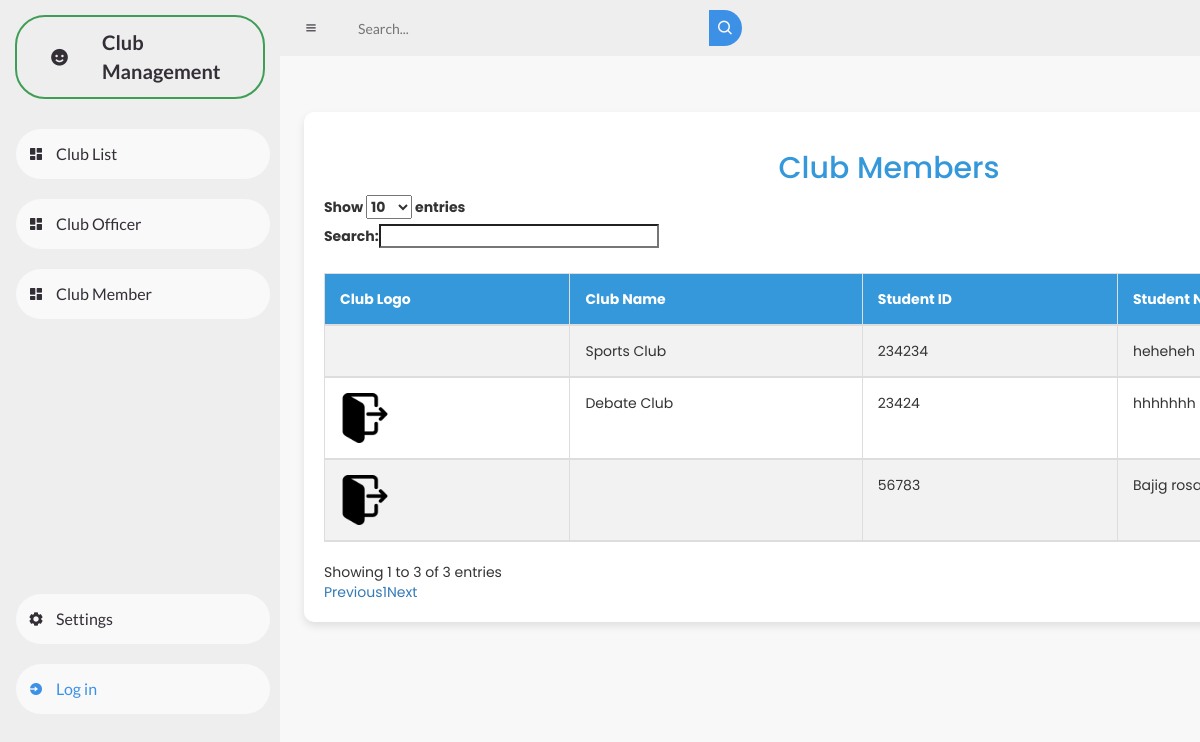
/userclubmem.php, run on the app's committed database.
### tables this page shows
CREATE TABLE `clubmembers` (
  `ClubID` int(11) NOT NULL,
  `StudentID` int(11) NOT NULL,
  `StudentName` varchar(200) NOT NULL,
  `Status` tinyint(1) NOT NULL DEFAULT 0
);

CREATE TABLE `clubs` (
  `ClubID` int(11) NOT NULL,
  `ClubLogo` varchar(255) NOT NULL,
  `ClubName` varchar(255) NOT NULL,
  `Status` enum('Accredited','Not Accredited') NOT NULL DEFAULT 'Not Accredited'
);

### userclubmem.php (the view, shortened to what this page needs)
<?php
include("db.php");
?>
<!DOCTYPE html>
<html lang="en">
<head>
    <link href='https://unpkg.com/boxicons@2.0.9/css/boxicons.min.css' rel='stylesheet'>
    <link rel="stylesheet" href="userdash.css">
    <link rel="stylesheet" href="https://maxcdn.bootstrapcdn.com/bootstrap/3.4.1/css/bootstrap.min.css">
    <link rel="stylesheet" href="https://cdn.datatables.net/1.10.20/css/dataTables.bootstrap.min.css">
    <link href="https://cdn.jsdelivr.net/npm/remixicon@2.5.0/fonts/remixicon.css" rel="stylesheet">
</head>
<body>
    <section id="sidebar">
        <a href="#" class="brand">
            <i class='bx bxs-smile'></i>
            <span class="text">Club Management</span>
        </a>
        <ul class="side-menu top">
        <li>
                <a href="userclublist.php">
                    <i class='bx bxs-dashboard'></i>
                    <span class="text">Club List</span>
                </a>
            </li>
            <li>
                <a href="userclubofficer.php">
                    <i class='bx bxs-dashboard'></i>
                    <span class="text">Club Officer</span>
                </a>
            </li>
            <li>
                <a href="userclubmem.php">
                    <i class='bx bxs-dashboard'></i>
                    <span class="text">Club Member</span>
                </a>
            </li>
        </ul>
        <ul class="side-menu">
            <li>
                <a href="#">
                    <i class='bx bxs-cog'></i>
                    <span class="text">Settings</span>
                </a>
            </li>
            <li>
                <a href="login.php" class="login">
                    <i class='bx bxs-log-in-circle'></i>
                    <span class="text">Log in</span>
                </a>
            </li>
        </ul>
    </section>
    <section id="content">
        <nav>
            <i class='bx bx-menu'></i>
            <form action="#">
                <div class="form-input">
                    <input type="search" placeholder="Search...">
                    <button type="submit" class="search-btn"><i class='bx bx-search'></i></button>
                </div>
            </form>
            <label for="switch-mode" class="switch-mode"></label>
        </nav>
        <main class="main-content">
    <div class="container">
        <h2 style="text-align: center; color: #3498db;">Club Members</h2>
        <table id="exampleTable" class="table table-striped table-bordered">
            <thead id="thead">
                <tr>
                    <th>Club Logo</th>
                    <th>Club Name</th>
                    <th>Student ID</th>
                    <th>Student Name</th>
                </tr>
            </thead>
            <tbody id="tbody">
                <?php
                    $sql = "SELECT clubs.ClubName, clubs.ClubLogo, clubmembers.StudentID, clubmembers.StudentName
                            FROM clubmembers
                            INNER JOIN clubs ON clubmembers.ClubID = clubs.ClubID";
                    $result = $conn->query($sql);
                    if ($result->num_rows > 0) {
                        $prevClubName = '';
                        while ($row = $result->fetch_assoc()) {
                            $clubLogoDisplay = $row["ClubLogo"] ? '<img src="' . $row["ClubLogo"] . '" alt="Club Logo" width="50">' : '';
                            $clubNameDisplay = ($row["ClubName"] !== $prevClubName) ? $row["ClubName"] : '';
                            $prevClubName = $row["ClubName"];
                            echo '<tr>
                            <td>' . $clubLogoDisplay . '</td>
                            <td>' . $clubNameDisplay . '</td>
                            <td>' . $row["StudentID"] . '</td>
                            <td>' . $row["StudentName"] . '</td>
                        </tr>';
                }
                echo "</table>";
                    } else {
                        echo '<tr><td colspan="5" style="text-align: center;">No data available</td></tr>';
                    }
                    ?>
        </div>
    </main>
</body>
</html>

### userdash.css (style rules this page uses)
* { margin: 0; padding: 0; box-sizing: border-box; }
a { text-decoration: none; }
li { list-style: none; }
:root { --poppins: 'Poppins', sans-serif; --lato: 'Lato', sans-serif; --light: #F9F9F9; --blue: #3C91E6; --light-blue: #CFE8FF; --grey: #eee; --dark-grey: #AAAAAA; --dark: #342E37; --red: #DB504A; --yellow: #FFCE26; --light-yellow: #FFF2C6; --orange: #FD7238; --light-orange: #FFE0D3; }
html { overflow-x: hidden; }
body { background: var(--grey); overflow-x: hidden; }
#sidebar { position: fixed; top: 0; left: 0; width: 280px; height: 100%; background: var(--grey); z-index: 2000; font-family: var(--lato); transition: .3s ease; overflow-x: hidden; scrollbar-width: none; }
#sidebar .brand { font-size: 20px; font-weight: 700; height: 80px; display: flex; align-items: center; color: var(--dark); position: sticky; top: 0; left: 0; background: var(--webkit-scrollbar); z-index: 500; box-sizing: content-box; border: 2px solid rgb(63, 157, 85); border-radius: 30px; margin: 15px; }
#sidebar .brand .bx { min-width: 85px; display: flex; justify-content: center; }
#sidebar .side-menu { width: 100%; margin-bottom: 255px; margin-top: 20px; }
#sidebar .side-menu li { height: 70px; background: transparent; margin-left: 6px; border-radius: 48px 0 0 48px; padding: 10px; }
#sidebar .side-menu li a { width: 100%; height: 100%; background: var(--light); display: flex; align-items: center; border-radius: 48px; font-size: 16px; color: var(--dark); white-space: nowrap; overflow-x: hidden; }
#sidebar .side-menu li a.login { color: var(--blue); }
#sidebar .side-menu li a .bx { min-width: calc(60px - ((4px + 6px) * 2)); display: flex; justify-content: center; }
#content { position: relative; width: calc(100% - 280px); left: 280px; transition: .3s ease; }
#content nav { height: 56px; background: var(--grey); padding: 0 24px; display: flex; align-items: center; grid-gap: 24px; font-family: var(--lato); position: sticky; top: 0; left: 0; z-index: 1000; }
#content nav .bx.bx-menu { cursor: pointer; color: var(--dark); }
#content nav form { max-width: 400px; width: 100%; margin-right: auto; }
#content nav form .form-input { display: flex; align-items: center; height: 36px; }
#content nav form .form-input input { flex-grow: 1; padding: 0 16px; height: 100%; border: none; background: var(--grey); border-radius: 36px 0 0 36px; outline: none; width: 100%; color: var(--dark); }
#content nav form .form-input button { width: 36px; height: 100%; display: flex; justify-content: center; align-items: center; background: var(--blue); color: var(--light); font-size: 18px; border: none; outline: none; border-radius: 0 36px 36px 0; cursor: pointer; }
#content nav .switch-mode { display: block; min-width: 50px; height: 25px; border-radius: 25px; background: var(--grey); cursor: pointer; position: relative; }
#content nav .switch-mode::before { position: absolute; top: 2px; left: 2px; bottom: 2px; width: calc(25px - 4px); background: var(--blue); border-radius: 50%; transition: all .3s ease; }
#content main { width: 100%; padding: 36px 24px; font-family: var(--poppins); max-height: calc(100vh - 56px); overflow-y: auto; }

### userclubmem.php (style rules this page uses)
body { background-color: #f8f8f8; font-family: 'Arial', sans-serif; }
.container { margin-top: 20px; background-color: #fff; padding: 20px; border-radius: 10px; box-shadow: 0 4px 8px rgba(0, 0, 0, 0.1); }
h2 { text-align: center; color: #3498db; }
#exampleTable { width: 100%; border-collapse: collapse; margin-top: 20px; }
#exampleTable th, #exampleTable td { padding: 15px; text-align: left; border-bottom: 2px solid #ddd; }
#exampleTable th { background-color: #3498db; color: white; }
#exampleTable tbody tr:nth-child(odd) { background-color: #f2f2f2; }

### data on the page
clubmembers: ClubID.ClubLogo (picture), ClubID.ClubName "Debate Club", StudentID "23424", StudentName "hhhhhhh"
clubmembers: ClubID.ClubLogo (picture), StudentID "56783", StudentName "Bajig…"
clubmembers: ClubID.ClubName "Sports Club", StudentID "234234", StudentName "heheheh"
